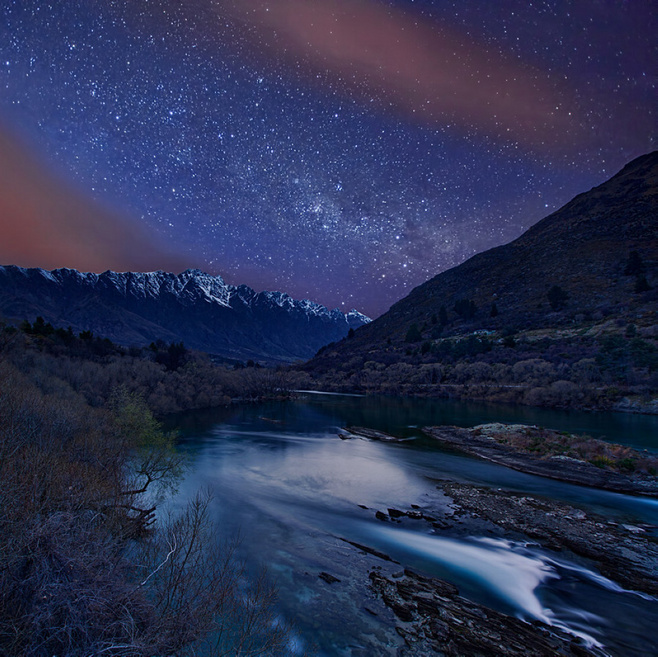
//> input picture opencv/7/1.jpg, 658 x 657 px
$ ./EdgeDetection   (built with g++ and OpenCV 4)
//> lines starting //> are read from the running program, lines starting //| are printed output that depends on the picture

#include <opencv2/highgui/highgui.hpp>
#include <opencv2/imgproc/imgproc.hpp>
using namespace cv;


//原图，原图的灰度版，目标图
Mat g_srcImage, g_srcGrayImage,g_dstImage;

//Canny边缘检测相关变量
Mat g_cannyDetectedEdges;
int g_cannyLowThreshold=1;//TrackBar位置参数

//Sobel边缘检测相关变量
Mat g_sobelGradient_X, g_sobelGradient_Y;
Mat g_sobelAbsGradient_X, g_sobelAbsGradient_Y;
int g_sobelKernelSize=1;//TrackBar位置参数

//Scharr滤波器相关变量
Mat g_scharrGradient_X, g_scharrGradient_Y;
Mat g_scharrAbsGradient_X, g_scharrAbsGradient_Y;

static void ShowHelpText( );
static void on_Canny(int, void*);//Canny边缘检测窗口滚动条的回调函数
static void on_Sobel(int, void*);//Sobel边缘检测窗口滚动条的回调函数
void Scharr( );//封装了Scharr边缘检测相关代码的函数


int main( int argc, char** argv )
{
	//改变console字体颜色
	system("color 2F");

	//显示欢迎语
	ShowHelpText();

	//载入原图
	g_srcImage = imread("1.jpg");
//> g_srcImage is the input picture: 657 rows x 658 cols, CV_8UC3; mean B, G, R 81.6, 48.7, 41.4
	if( !g_srcImage.data ) { printf("Oh，no，读取srcImage错误~！ \n"); return false; }

	//显示原始图
	namedWindow("【原始图】");
	imshow("【原始图】", g_srcImage);

	// 创建与src同类型和大小的矩阵(dst)
	g_dstImage.create( g_srcImage.size(), g_srcImage.type() );

	// 将原图像转换为灰度图像
	cvtColor( g_srcImage, g_srcGrayImage, COLOR_BGR2GRAY );
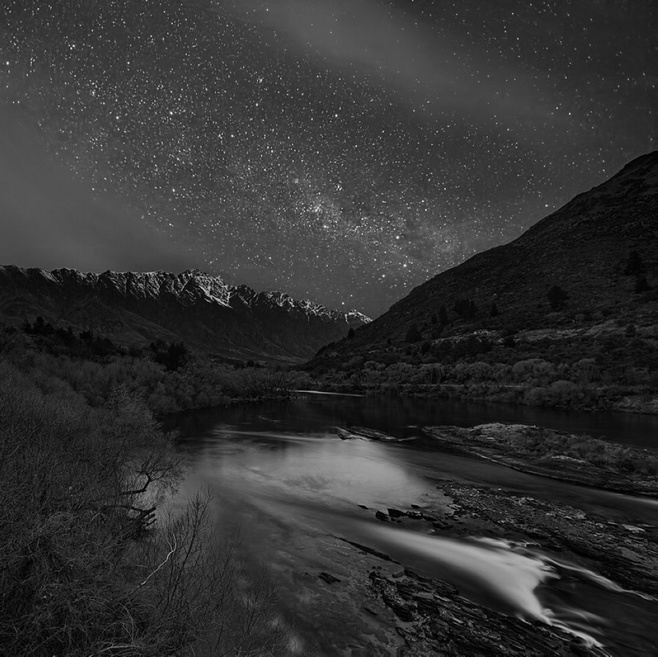
//> g_srcGrayImage: 657 rows x 658 cols, CV_8UC1; min 0, max 252, mean 50.3

	// 创建显示窗口
	namedWindow( "【效果图】Canny边缘检测", WINDOW_AUTOSIZE );
	namedWindow( "【效果图】Sobel边缘检测", WINDOW_AUTOSIZE );

	// 创建trackbar
	createTrackbar( "参数值：", "【效果图】Canny边缘检测", &g_cannyLowThreshold, 120, on_Canny );
	createTrackbar( "参数值：", "【效果图】Sobel边缘检测", &g_sobelKernelSize, 3, on_Sobel );

	// 调用回调函数
	on_Canny(0, 0);
	on_Sobel(0, 0);

	//调用封装了Scharr边缘检测代码的函数
	Scharr( );

	//轮询获取按键信息，若按下Q，程序退出
	while((char(waitKey(1)) != 'q')) {}

	return 0;
}


//-----------------------------------【ShowHelpText( )函数】----------------------------------
//		描述：输出一些帮助信息
//----------------------------------------------------------------------------------------------
static void ShowHelpText()
{
	//输出欢迎信息和OpenCV版本
	printf("\n\n\t\t\t非常感谢购买《OpenCV3编程入门》一书！\n");
	printf("\n\n\t\t\t此为本书OpenCV3版的第60个配套示例程序\n");
	printf("\n\n\t\t\t   当前使用的OpenCV版本为：" CV_VERSION );
	printf("\n\n  ----------------------------------------------------------------------------\n");

	//输出一些帮助信息
	printf( "\n\n\t运行成功，请调整滚动条观察图像效果~\n\n"
		"\t按下“q”键时，程序退出。\n");
}


//-----------------------------------【on_Canny( )函数】----------------------------------
//		描述：Canny边缘检测窗口滚动条的回调函数
//-----------------------------------------------------------------------------------------------
void on_Canny(int, void*)
{
	// 先使用 3x3内核来降噪
	blur( g_srcGrayImage, g_cannyDetectedEdges, Size(3,3) );

	// 运行我们的Canny算子
	Canny( g_cannyDetectedEdges, g_cannyDetectedEdges, g_cannyLowThreshold, g_cannyLowThreshold*3, 3 );
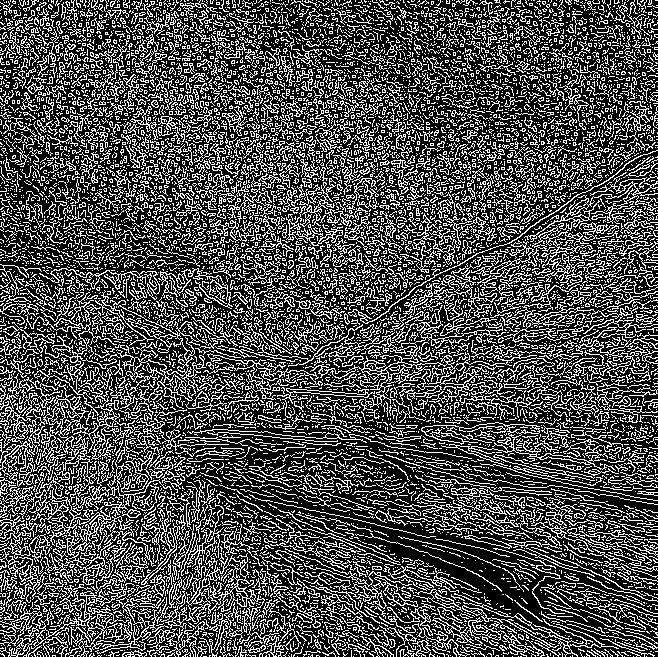
//> g_cannyDetectedEdges: 657 rows x 658 cols, CV_8UC1; 30.8% white in thin lines or dots

	//先将g_dstImage内的所有元素设置为0
	g_dstImage = Scalar::all(0);

	//使用Canny算子输出的边缘图g_cannyDetectedEdges作为掩码，来将原图g_srcImage拷到目标图g_dstImage中
	g_srcImage.copyTo( g_dstImage, g_cannyDetectedEdges);

	//显示效果图
	imshow( "【效果图】Canny边缘检测", g_dstImage );
}


//-----------------------------------【on_Sobel( )函数】----------------------------------
//		描述：Sobel边缘检测窗口滚动条的回调函数
//-----------------------------------------------------------------------------------------
void on_Sobel(int, void*)
{
	// 求 X方向梯度
	Sobel( g_srcImage, g_sobelGradient_X, CV_16S, 1, 0, (2*g_sobelKernelSize+1), 1, 1, BORDER_DEFAULT );
	convertScaleAbs( g_sobelGradient_X, g_sobelAbsGradient_X );//计算绝对值，并将结果转换成8位

	// 求Y方向梯度
	Sobel( g_srcImage, g_sobelGradient_Y, CV_16S, 0, 1, (2*g_sobelKernelSize+1), 1, 1, BORDER_DEFAULT );
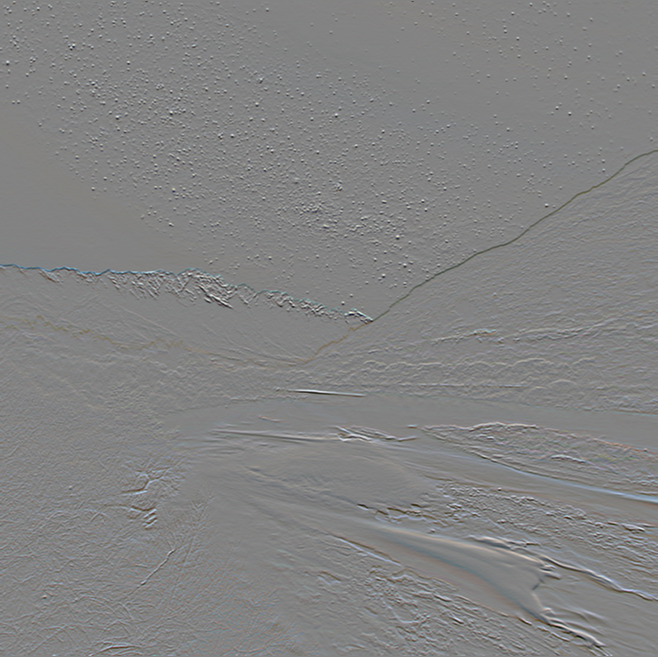
//> g_sobelGradient_Y: 657 rows x 658 cols, CV_16SC3; mean B, G, R 0.7, 0.8, 0.6; drawn with min black and max white
	convertScaleAbs( g_sobelGradient_Y, g_sobelAbsGradient_Y );//计算绝对值，并将结果转换成8位
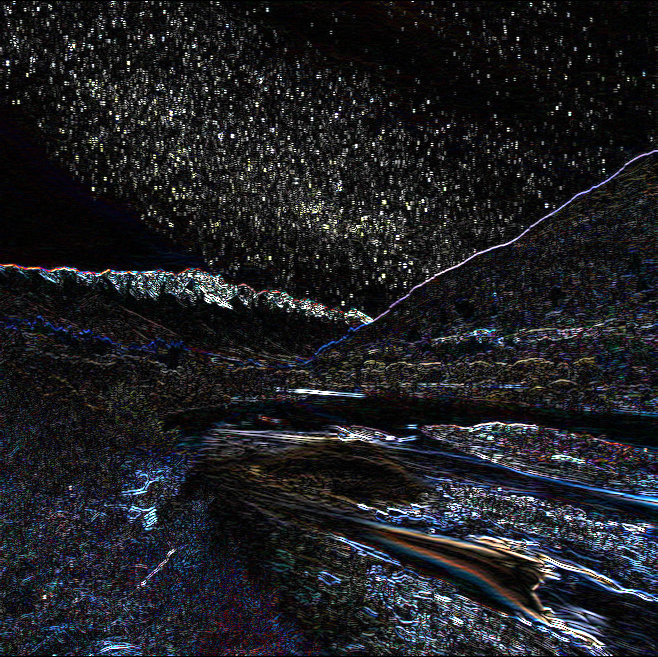
//> g_sobelAbsGradient_Y: 657 rows x 658 cols, CV_8UC3; mean B, G, R 35.5, 31.6, 30.7

	// 合并梯度
	addWeighted( g_sobelAbsGradient_X, 0.5, g_sobelAbsGradient_Y, 0.5, 0, g_dstImage );

	//显示效果图
	imshow("【效果图】Sobel边缘检测", g_dstImage);

}


//-----------------------------------【Scharr( )函数】----------------------------------
//		描述：封装了Scharr边缘检测相关代码的函数
//-----------------------------------------------------------------------------------------
void Scharr( )
{
	// 求 X方向梯度
	Scharr( g_srcImage, g_scharrGradient_X, CV_16S, 1, 0, 1, 0, BORDER_DEFAULT );
	convertScaleAbs( g_scharrGradient_X, g_scharrAbsGradient_X );//计算绝对值，并将结果转换成8位
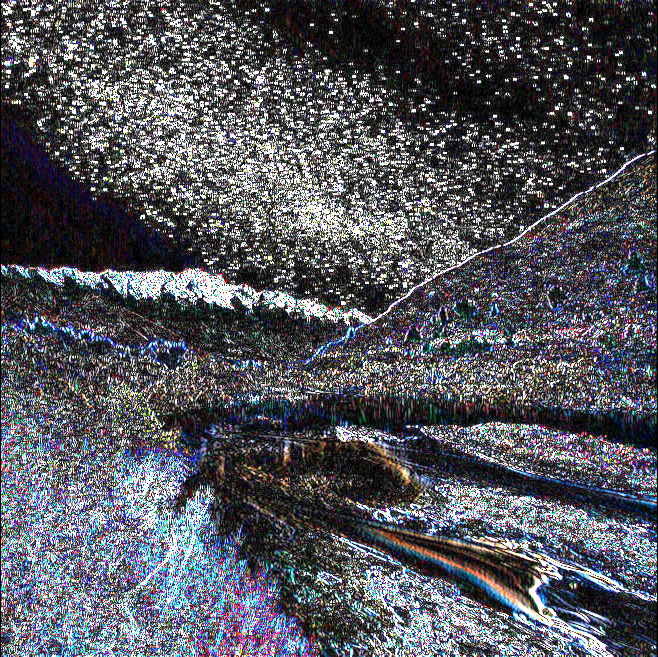
//> g_scharrAbsGradient_X: 657 rows x 658 cols, CV_8UC3; mean B, G, R 93.8, 86.5, 85.3

	// 求Y方向梯度
	Scharr( g_srcImage, g_scharrGradient_Y, CV_16S, 0, 1, 1, 0, BORDER_DEFAULT );
	convertScaleAbs( g_scharrGradient_Y, g_scharrAbsGradient_Y );//计算绝对值，并将结果转换成8位
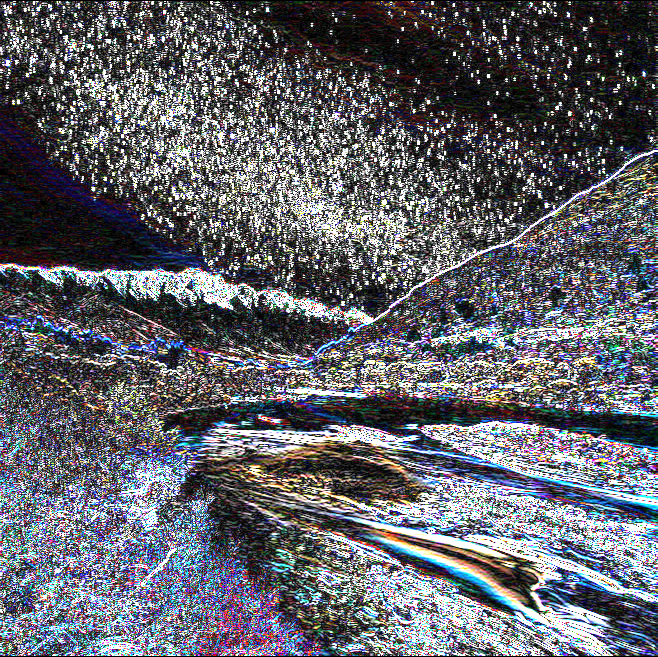
//> g_scharrAbsGradient_Y: 657 rows x 658 cols, CV_8UC3; mean B, G, R 106.4, 99.4, 98.5

	// 合并梯度
	addWeighted( g_scharrAbsGradient_X, 0.5, g_scharrAbsGradient_Y, 0.5, 0, g_dstImage );
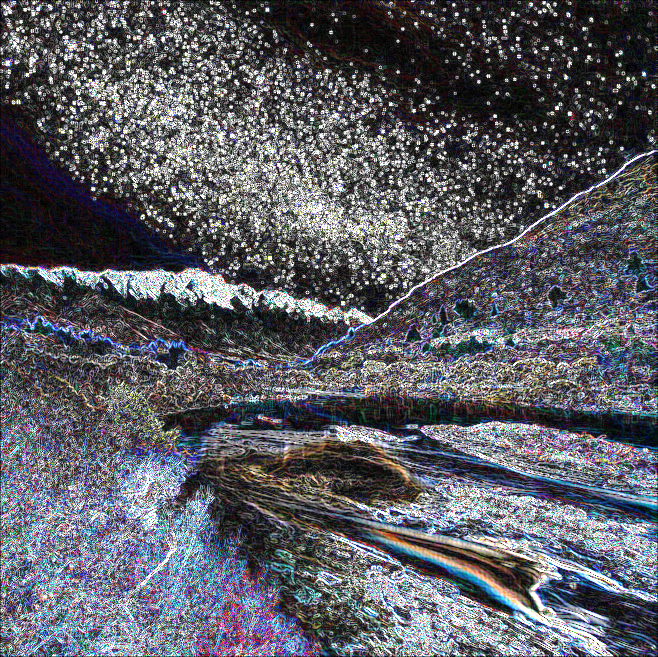
//> g_dstImage: 657 rows x 658 cols, CV_8UC3; mean B, G, R 100.1, 93, 91.9
//> the 'q' key is pressed

	//显示效果图
	imshow("【效果图】Scharr滤波器", g_dstImage);
}
